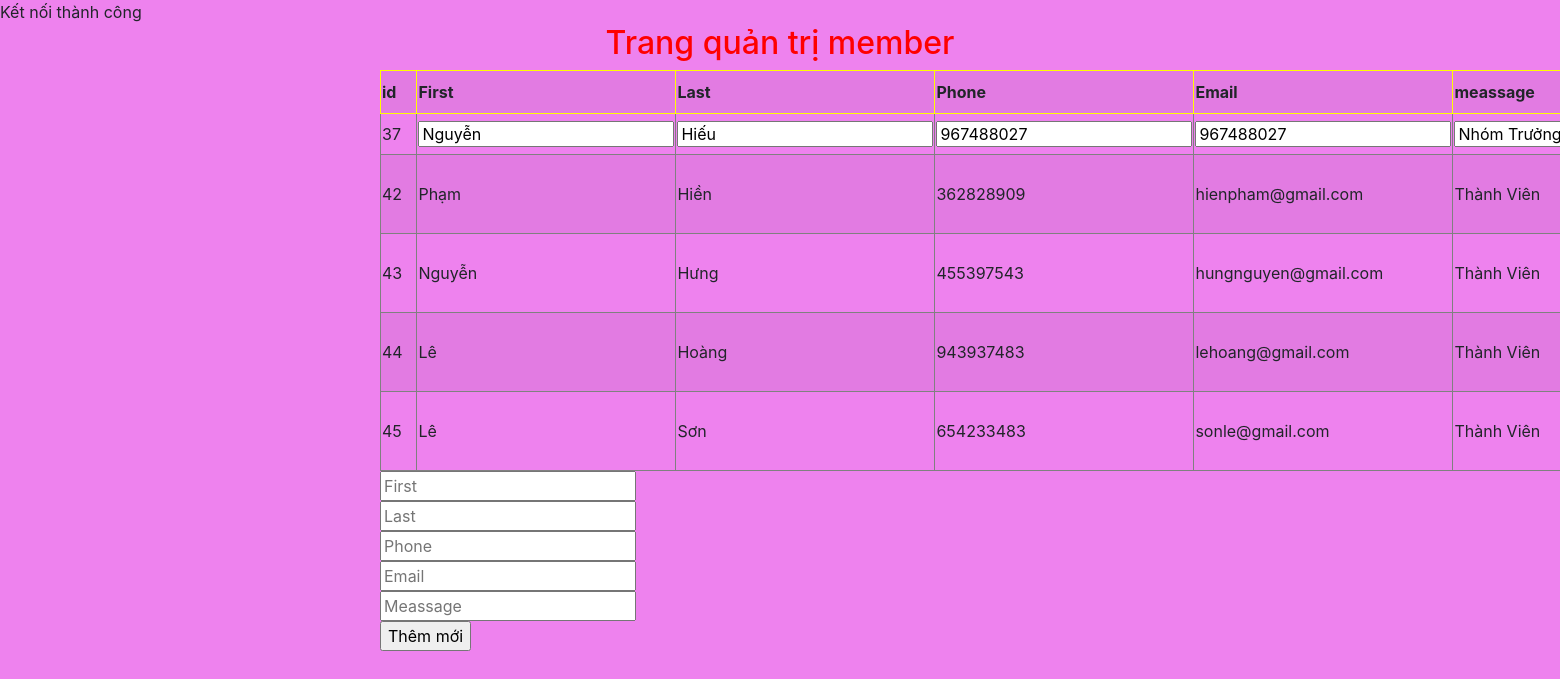
/php/user.php?task=update&id=37, run on the app's committed database.
### tables this page shows
CREATE TABLE `user` (
  `id` int(11) NOT NULL,
  `first` varchar(50) NOT NULL,
  `last` varchar(50) NOT NULL,
  `phone` int(10) NOT NULL,
  `email` varchar(250) NOT NULL,
  `meassage` text NOT NULL
);

### php/user.php (the view, shortened to what this page needs)
<?php
include("connect.php");
?>
<html>
<head>
    <link rel="stylesheet" href="https://cdn.jsdelivr.net/npm/bootstrap@4.5.3/dist/css/bootstrap.min.css">
</head>
<body style="background-color: violet;">
    <div class="admin">
        <h2 style="text-align:center;">Trang quản trị member</h2>
        <table class="table-striped" border = "1">
            <tr>
                <th>id</th>
                <th>First</th>
                <th>Last</th>
                <th>Phone</th>
                <th>Email</th>
                <th>meassage</th>
            </tr>
            <?php
            $sql_select = "select * from user";
            $result = mysqli_query($link, $sql_select);
            if (mysqli_num_rows($result) > 0) {
                while ($row = mysqli_fetch_assoc($result)) {
                    if (isset($_GET["task"]) && $_GET["task"] == "update") {
                        if (isset($_GET["id"]) && $_GET["id"] == $row["id"]) {
                            echo "<form action='user.php' method='post'><tr>";
                            echo "<td>" .$row["id"]. "</td>";
                            echo "<td><input type='text' name='first' value = '" . $row["first"] . "'></td>";
                            echo "<td><input type='text' name='last' value = '" . $row["last"] . "'></td>";
                            echo "<td><input type='text' name='phone' value = '" . $row["phone"] . "'></td>";
                            echo "<td><input type='text' name='email' value = '" . $row["phone"] . "'></td>";
                            echo "<td><input type='text' name='meassage' value = '" . $row["meassage"] . "'></td>";
                            echo "</tr></form>";
                        } else {
                            echo "<tr>";
                            echo "<td>" . $row["id"] . "</td>";
                            echo "<td>" . $row["first"] . "</td>";
                            echo "<td>" . $row["last"] . "</td>";
                            echo "<td>" . $row["phone"] . "</td>";
                            echo "<td>" . $row["email"] . "</td>";
                            echo "<td>" . $row["meassage"] . "</td>";
                            echo "</tr>";
                        }
                    }
                }
            } else {
                echo "Bảng không chứa dữ liệu";
            }
            ?>
        </table>
        <form action="user.php" method="POST" >
            <input type = "text" placeholder = "First" name = "first"></br>
            <input type = "text" placeholder = "Last" name = "last"></br>
            <input type = "text" placeholder = "Phone" name = "phone"></br>
            <input type = "text" placeholder = "Email" name = "email"></br>
            <input type = "text" placeholder = "Meassage" name = "meassage"></br>
            <input type="submit" name="sub" value="Thêm mới">
        </form>
    </div>
</body>
</html>

### php/user.php (style rules this page uses)
.admin { margin : 0 auto ; width : 800px ; }
h2 { color : red ; }
tr th { border : 1px solid yellow ; padding-right : 20px ; }

### data on the page
user: id "37", first "Nguyễn", last "Hiếu", phone "967488027", email "967488027", meassage "Nhóm Trưởng"
user: id "42", first "Phạm", last "Hiền", phone "362828909", email "hienpham@gmail.com", meassage "Thành Viên"
user: id "43", first "Nguyễn", last "Hưng", phone "455397543", email "hungnguyen@gmail.com", meassage "Thành Viên"
user: id "44", first "Lê", last "Hoàng", phone "943937483", email "lehoang@gmail.com", meassage "Thành Viên"
user: id "45", first "Lê", last "Sơn", phone "654233483", email "sonle@gmail.com", meassage "Thành Viên"
